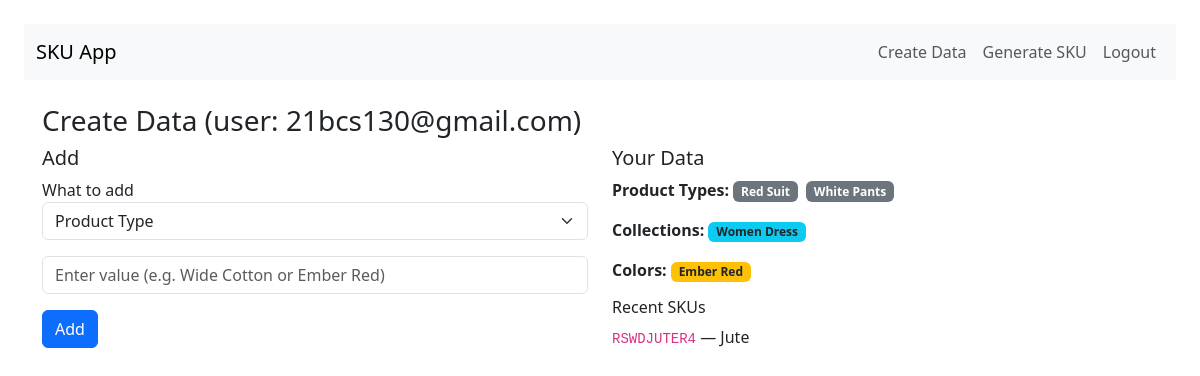
Page /create-data (signed in) on the committed database.
### main.py (models this page shows, shortened)
class User(db.Model, UserMixin):
    id = db.Column(db.Integer, primary_key=True)
    email = db.Column(db.String(150), unique=True, nullable=False)
    password_hash = db.Column(db.String(256), nullable=False)

class ProductType(db.Model):
    id = db.Column(db.Integer, primary_key=True)
    name = db.Column(db.String(150), nullable=False)
    user_id = db.Column(db.Integer, db.ForeignKey('user.id'), nullable=False)

class Collection(db.Model):
    id = db.Column(db.Integer, primary_key=True)
    name = db.Column(db.String(150), nullable=False)
    user_id = db.Column(db.Integer, db.ForeignKey('user.id'), nullable=False)

class Color(db.Model):
    id = db.Column(db.Integer, primary_key=True)
    name = db.Column(db.String(150), nullable=False)
    user_id = db.Column(db.Integer, db.ForeignKey('user.id'), nullable=False)

class SKURecord(db.Model):
    id = db.Column(db.Integer, primary_key=True)
    sku = db.Column(db.String(32), nullable=False)
    product_name = db.Column(db.String(150))
    user_id = db.Column(db.Integer, db.ForeignKey('user.id'), nullable=False)

### main.py (the view, shortened to what this page needs)
@app.route('/create-data', methods=['GET', 'POST'])
@login_required
def create_data():
    product_types = ProductType.query.filter_by(user_id=current_user.id).all()
    collections = Collection.query.filter_by(user_id=current_user.id).all()
    colors = Color.query.filter_by(user_id=current_user.id).all()
    sku_records = SKURecord.query.filter_by(user_id=current_user.id).order_by(SKURecord.id.desc()).limit(10).all()
    return render_template('create_data.html',
                           product_types=product_types,
                           collections=collections,
                           colors=colors,
                           sku_records=sku_records)

### main.py (called while the page is built)
@login_manager.user_loader
def load_user(user_id):
    return User.query.get(int(user_id))

### templates/create_data.html (shortened to what this page needs)
{% extends "layout.html" %}
{% block content %}
<h3>Create Data (user: {{ current_user.email }})</h3>
<div class="row">
  <div class="col-md-6">
    <h5>Add</h5>
    <form method="post">
      <div class="mb-3">
        <label>What to add</label>
        <select name="what" class="form-select">
          <option value="product_type">Product Type</option>
        </select>
      </div>
      <div class="mb-3">
        <input class="form-control" name="value" placeholder="Enter value (e.g. Wide Cotton or Ember Red)" />
      </div>
      <button class="btn btn-primary" type="submit">Add</button>
    </form>
  </div>
  <div class="col-md-6">
    <h5>Your Data</h5>
    <p><strong>Product Types:</strong>
      {% if product_types %}
        {% for p in product_types %} <span class="badge bg-secondary me-1">{{ p.name }}</span> {% endfor %}
      {% else %}
        <span class="text-muted">No product types yet</span>
      {% endif %}
    </p>
    <p><strong>Collections:</strong>
      {% if collections %}
        {% for c in collections %} <span class="badge bg-info text-dark me-1">{{ c.name }}</span> {% endfor %}
      {% else %}
        <span class="text-muted">No collections yet</span>
      {% endif %}
    </p>
    <p><strong>Colors:</strong>
      {% if colors %}
        {% for cl in colors %} <span class="badge bg-warning text-dark me-1">{{ cl.name }}</span> {% endfor %}
      {% else %}
        <span class="text-muted">No colors yet</span>
      {% endif %}
    </p>
    <h6 class="mt-3">Recent SKUs</h6>
    <ul class="list-unstyled">
      {% for s in sku_records %}
        <li><code>{{ s.sku }}</code> — {{ s.product_name or '(no product name)' }}</li>
      {% else %}
        <li class="text-muted">No SKUs generated yet</li>
      {% endfor %}
    </ul>
  </div>
</div>
{% endblock %}

### rows in the picture
User: email "21bcs130@gmail.com"
ProductType: name "Red Suit"
ProductType: name "White Pants"
Collection: name "Women Dress"
Color: name "Ember Red"
SKURecord: sku "RSWDJUTER4", product_name "Jute"
